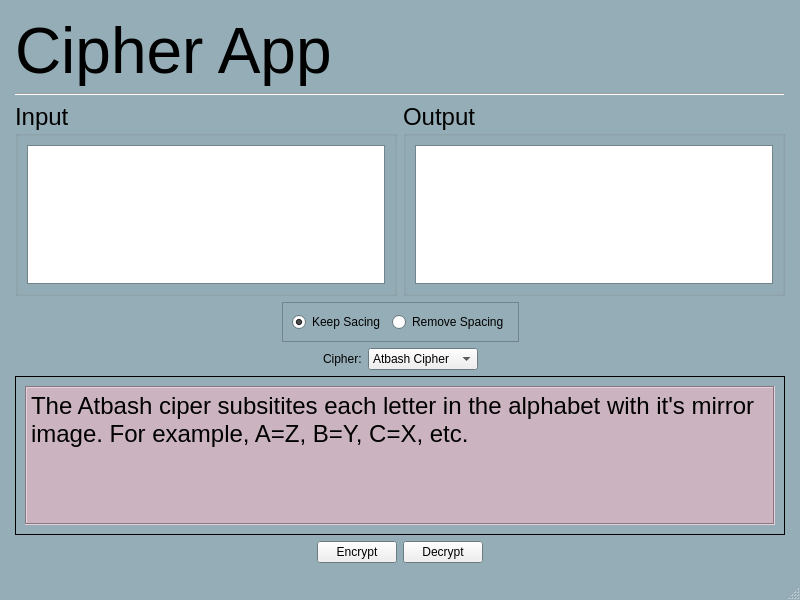
<?xml version="1.0" encoding="UTF-8"?>
<ui version="4.0">
 <class>MainWindow</class>
 <widget class="QMainWindow" name="MainWindow">
  <property name="geometry">
   <rect>
    <x>0</x>
    <y>0</y>
    <width>800</width>
    <height>600</height>
   </rect>
  </property>
  <property name="palette">
   <palette>
    <active>
     <colorrole role="Window">
      <brush brushstyle="SolidPattern">
       <color alpha="255">
        <red>149</red>
        <green>173</green>
        <blue>182</blue>
       </color>
      </brush>
     </colorrole>
    </active>
    <inactive>
     <colorrole role="Window">
      <brush brushstyle="SolidPattern">
       <color alpha="255">
        <red>149</red>
        <green>173</green>
        <blue>182</blue>
       </color>
      </brush>
     </colorrole>
    </inactive>
    <disabled>
     <colorrole role="Window">
      <brush brushstyle="SolidPattern">
       <color alpha="255">
        <red>149</red>
        <green>173</green>
        <blue>182</blue>
       </color>
      </brush>
     </colorrole>
    </disabled>
   </palette>
  </property>
  <property name="windowTitle">
   <string>MainWindow</string>
  </property>
  <widget class="QWidget" name="centralwidget">
   <layout class="QVBoxLayout" name="verticalLayout_3">
    <property name="leftMargin">
     <number>15</number>
    </property>
    <property name="topMargin">
     <number>15</number>
    </property>
    <property name="rightMargin">
     <number>15</number>
    </property>
    <property name="bottomMargin">
     <number>15</number>
    </property>
    <item>
     <widget class="QLabel" name="label_2">
      <property name="palette">
       <palette>
        <active>
         <colorrole role="Text">
          <brush brushstyle="SolidPattern">
           <color alpha="255">
            <red>255</red>
            <green>255</green>
            <blue>255</blue>
           </color>
          </brush>
         </colorrole>
        </active>
        <inactive>
         <colorrole role="Text">
          <brush brushstyle="SolidPattern">
           <color alpha="255">
            <red>255</red>
            <green>255</green>
            <blue>255</blue>
           </color>
          </brush>
         </colorrole>
        </inactive>
        <disabled>
         <colorrole role="Text">
          <brush brushstyle="SolidPattern">
           <color alpha="255">
            <red>127</red>
            <green>127</green>
            <blue>127</blue>
           </color>
          </brush>
         </colorrole>
        </disabled>
       </palette>
      </property>
      <property name="font">
       <font>
        <pointsize>48</pointsize>
       </font>
      </property>
      <property name="text">
       <string>Cipher App </string>
      </property>
     </widget>
    </item>
    <item>
     <widget class="Line" name="line">
      <property name="orientation">
       <enum>Qt::Horizontal</enum>
      </property>
     </widget>
    </item>
    <item>
     <layout class="QHBoxLayout" name="horizontalLayout">
      <item>
       <widget class="QGroupBox" name="groupBox">
        <property name="font">
         <font>
          <pointsize>18</pointsize>
         </font>
        </property>
        <property name="title">
         <string>Input</string>
        </property>
        <layout class="QVBoxLayout" name="verticalLayout">
         <item>
          <widget class="QPlainTextEdit" name="inputText">
           <property name="palette">
            <palette>
             <active>
              <colorrole role="WindowText">
               <brush brushstyle="SolidPattern">
                <color alpha="255">
                 <red>118</red>
                 <green>143</green>
                 <blue>173</blue>
                </color>
               </brush>
              </colorrole>
             </active>
             <inactive>
              <colorrole role="WindowText">
               <brush brushstyle="SolidPattern">
                <color alpha="255">
                 <red>118</red>
                 <green>143</green>
                 <blue>173</blue>
                </color>
               </brush>
              </colorrole>
             </inactive>
             <disabled>
              <colorrole role="WindowText">
               <brush brushstyle="SolidPattern">
                <color alpha="255">
                 <red>127</red>
                 <green>127</green>
                 <blue>127</blue>
                </color>
               </brush>
              </colorrole>
             </disabled>
            </palette>
           </property>
          </widget>
         </item>
        </layout>
       </widget>
      </item>
      <item>
       <widget class="QGroupBox" name="groupBox_2">
        <property name="font">
         <font>
          <pointsize>18</pointsize>
         </font>
        </property>
        <property name="title">
         <string>Output</string>
        </property>
        <layout class="QVBoxLayout" name="verticalLayout_2">
         <item>
          <widget class="QPlainTextEdit" name="outputText">
           <property name="readOnly">
            <bool>true</bool>
           </property>
          </widget>
         </item>
        </layout>
       </widget>
      </item>
     </layout>
    </item>
    <item>
     <layout class="QHBoxLayout" name="horizontalLayout_5">
      <item>
       <spacer name="horizontalSpacer_6">
        <property name="orientation">
         <enum>Qt::Horizontal</enum>
        </property>
        <property name="sizeHint" stdset="0">
         <size>
          <width>40</width>
          <height>20</height>
         </size>
        </property>
       </spacer>
      </item>
      <item>
       <widget class="QFrame" name="frame">
        <property name="frameShape">
         <enum>QFrame::StyledPanel</enum>
        </property>
        <property name="frameShadow">
         <enum>QFrame::Raised</enum>
        </property>
        <layout class="QHBoxLayout" name="horizontalLayout_4">
         <item>
          <widget class="QRadioButton" name="keepSpacingButton">
           <property name="text">
            <string>Keep Sacing</string>
           </property>
           <property name="checkable">
            <bool>true</bool>
           </property>
           <property name="checked">
            <bool>true</bool>
           </property>
           <property name="autoRepeat">
            <bool>false</bool>
           </property>
          </widget>
         </item>
         <item>
          <widget class="QRadioButton" name="removeSpacingButton">
           <property name="text">
            <string>Remove Spacing</string>
           </property>
           <property name="checked">
            <bool>false</bool>
           </property>
          </widget>
         </item>
        </layout>
       </widget>
      </item>
      <item>
       <spacer name="horizontalSpacer_5">
        <property name="orientation">
         <enum>Qt::Horizontal</enum>
        </property>
        <property name="sizeHint" stdset="0">
         <size>
          <width>40</width>
          <height>20</height>
         </size>
        </property>
       </spacer>
      </item>
     </layout>
    </item>
    <item>
     <layout class="QHBoxLayout" name="optionLayout">
      <item>
       <spacer name="horizontalSpacer_4">
        <property name="orientation">
         <enum>Qt::Horizontal</enum>
        </property>
        <property name="sizeHint" stdset="0">
         <size>
          <width>40</width>
          <height>20</height>
         </size>
        </property>
       </spacer>
      </item>
      <item>
       <widget class="QLabel" name="label">
        <property name="text">
         <string>Cipher:</string>
        </property>
       </widget>
      </item>
      <item>
       <widget class="QComboBox" name="cipherSelection">
        <property name="editable">
         <bool>false</bool>
        </property>
        <item>
         <property name="text">
          <string>Atbash Cipher</string>
         </property>
        </item>
        <item>
         <property name="text">
          <string>Caesar Cipher </string>
         </property>
        </item>
        <item>
         <property name="text">
          <string>Rail Fence</string>
         </property>
        </item>
       </widget>
      </item>
      <item>
       <spacer name="horizontalSpacer_3">
        <property name="orientation">
         <enum>Qt::Horizontal</enum>
        </property>
        <property name="sizeHint" stdset="0">
         <size>
          <width>40</width>
          <height>20</height>
         </size>
        </property>
       </spacer>
      </item>
     </layout>
    </item>
    <item>
     <widget class="QStackedWidget" name="optionsPage">
      <property name="palette">
       <palette>
        <active>
         <colorrole role="Base">
          <brush brushstyle="SolidPattern">
           <color alpha="255">
            <red>255</red>
            <green>255</green>
            <blue>255</blue>
           </color>
          </brush>
         </colorrole>
        </active>
        <inactive>
         <colorrole role="Base">
          <brush brushstyle="SolidPattern">
           <color alpha="255">
            <red>255</red>
            <green>255</green>
            <blue>255</blue>
           </color>
          </brush>
         </colorrole>
        </inactive>
        <disabled>
         <colorrole role="Base">
          <brush brushstyle="SolidPattern">
           <color alpha="255">
            <red>203</red>
            <green>179</green>
            <blue>191</blue>
           </color>
          </brush>
         </colorrole>
        </disabled>
       </palette>
      </property>
      <property name="frameShape">
       <enum>QFrame::Box</enum>
      </property>
      <property name="currentIndex">
       <number>0</number>
      </property>
      <widget class="QWidget" name="page">
       <layout class="QVBoxLayout" name="verticalLayout_4">
        <item>
         <layout class="QHBoxLayout" name="horizontalLayout_3">
          <item>
           <widget class="QTextBrowser" name="textBrowser">
            <property name="font">
             <font>
              <pointsize>18</pointsize>
             </font>
            </property>
            <property name="autoFillBackground">
             <bool>true</bool>
            </property>
            <property name="styleSheet">
             <string notr="true">background:rgb(203, 179, 191);</string>
            </property>
            <property name="frameShape">
             <enum>QFrame::Box</enum>
            </property>
            <property name="html">
             <string>&lt;!DOCTYPE HTML PUBLIC &quot;-//W3C//DTD HTML 4.0//EN&quot; &quot;http://www.w3.org/TR/REC-html40/strict.dtd&quot;&gt;
&lt;html&gt;&lt;head&gt;&lt;meta name=&quot;qrichtext&quot; content=&quot;1&quot; /&gt;&lt;style type=&quot;text/css&quot;&gt;
p, li { white-space: pre-wrap; }
&lt;/style&gt;&lt;/head&gt;&lt;body style=&quot; font-family:'.AppleSystemUIFont'; font-size:18pt; font-weight:400; font-style:normal;&quot;&gt;
&lt;p style=&quot; margin-top:0px; margin-bottom:0px; margin-left:0px; margin-right:0px; -qt-block-indent:0; text-indent:0px;&quot;&gt;The Atbash ciper subsitites each letter in the alphabet with it's mirror image. For example, A=Z, B=Y, C=X, etc.&lt;/p&gt;&lt;/body&gt;&lt;/html&gt;</string>
            </property>
           </widget>
          </item>
         </layout>
        </item>
        <item>
         <spacer name="verticalSpacer">
          <property name="orientation">
           <enum>Qt::Vertical</enum>
          </property>
          <property name="sizeHint" stdset="0">
           <size>
            <width>20</width>
            <height>0</height>
           </size>
          </property>
         </spacer>
        </item>
       </layout>
      </widget>
      <widget class="QWidget" name="page_2">
       <layout class="QHBoxLayout" name="horizontalLayout_7">
        <item>
         <widget class="QTextBrowser" name="textBrowser_2">
          <property name="font">
           <font>
            <pointsize>18</pointsize>
           </font>
          </property>
          <property name="autoFillBackground">
           <bool>true</bool>
          </property>
          <property name="styleSheet">
           <string notr="true">background:rgb(203, 179, 191);</string>
          </property>
          <property name="frameShape">
           <enum>QFrame::Box</enum>
          </property>
          <property name="html">
           <string>&lt;!DOCTYPE HTML PUBLIC &quot;-//W3C//DTD HTML 4.0//EN&quot; &quot;http://www.w3.org/TR/REC-html40/strict.dtd&quot;&gt;
&lt;html&gt;&lt;head&gt;&lt;meta name=&quot;qrichtext&quot; content=&quot;1&quot; /&gt;&lt;style type=&quot;text/css&quot;&gt;
p, li { white-space: pre-wrap; }
&lt;/style&gt;&lt;/head&gt;&lt;body style=&quot; font-family:'.AppleSystemUIFont'; font-size:18pt; font-weight:400; font-style:normal;&quot;&gt;
&lt;p style=&quot; margin-top:0px; margin-bottom:0px; margin-left:0px; margin-right:0px; -qt-block-indent:0; text-indent:0px;&quot;&gt;The Caesar Cipher substitutes the plaintext by shifting each letter by a specific offset. For example, if the offset is 3, A=D, B=E, C=F...X=A, Y=B, Z=C  &lt;/p&gt;&lt;/body&gt;&lt;/html&gt;</string>
          </property>
         </widget>
        </item>
        <item>
         <layout class="QHBoxLayout" name="horizontalLayout_6">
          <item>
           <widget class="QLabel" name="label_3">
            <property name="text">
             <string>Offset</string>
            </property>
           </widget>
          </item>
          <item>
           <widget class="QSpinBox" name="caesarOffset">
            <property name="maximum">
             <number>26</number>
            </property>
            <property name="value">
             <number>3</number>
            </property>
           </widget>
          </item>
         </layout>
        </item>
       </layout>
      </widget>
      <widget class="QWidget" name="page_3">
       <layout class="QHBoxLayout" name="horizontalLayout_9">
        <item>
         <widget class="QTextBrowser" name="textBrowser_3">
          <property name="font">
           <font>
            <pointsize>18</pointsize>
           </font>
          </property>
          <property name="autoFillBackground">
           <bool>true</bool>
          </property>
          <property name="styleSheet">
           <string notr="true">background:rgb(203, 179, 191);</string>
          </property>
          <property name="frameShape">
           <enum>QFrame::Box</enum>
          </property>
          <property name="html">
           <string>&lt;!DOCTYPE HTML PUBLIC &quot;-//W3C//DTD HTML 4.0//EN&quot; &quot;http://www.w3.org/TR/REC-html40/strict.dtd&quot;&gt;
&lt;html&gt;&lt;head&gt;&lt;meta name=&quot;qrichtext&quot; content=&quot;1&quot; /&gt;&lt;style type=&quot;text/css&quot;&gt;
p, li { white-space: pre-wrap; }
&lt;/style&gt;&lt;/head&gt;&lt;body style=&quot; font-family:'.AppleSystemUIFont'; font-size:18pt; font-weight:400; font-style:normal;&quot;&gt;
&lt;p style=&quot; margin-top:0px; margin-bottom:0px; margin-left:0px; margin-right:0px; -qt-block-indent:0; text-indent:0px;&quot;&gt;The Rail Fence Cipher is a transposition cipher that arranges the letters in a zig-zagging pattern&lt;/p&gt;&lt;/body&gt;&lt;/html&gt;</string>
          </property>
         </widget>
        </item>
        <item>
         <layout class="QHBoxLayout" name="horizontalLayout_8">
          <item>
           <widget class="QLabel" name="label_4">
            <property name="text">
             <string>Zig-Zag Depth</string>
            </property>
           </widget>
          </item>
          <item>
           <widget class="QSpinBox" name="railfenceDepth">
            <property name="maximum">
             <number>26</number>
            </property>
            <property name="value">
             <number>3</number>
            </property>
           </widget>
          </item>
         </layout>
        </item>
       </layout>
      </widget>
     </widget>
    </item>
    <item>
     <layout class="QHBoxLayout" name="horizontalLayout_2">
      <item>
       <spacer name="horizontalSpacer">
        <property name="orientation">
         <enum>Qt::Horizontal</enum>
        </property>
        <property name="sizeHint" stdset="0">
         <size>
          <width>40</width>
          <height>20</height>
         </size>
        </property>
       </spacer>
      </item>
      <item>
       <widget class="QPushButton" name="encryptButton">
        <property name="text">
         <string>Encrypt</string>
        </property>
       </widget>
      </item>
      <item>
       <widget class="QPushButton" name="decryptButton">
        <property name="text">
         <string>Decrypt</string>
        </property>
       </widget>
      </item>
      <item>
       <spacer name="horizontalSpacer_2">
        <property name="orientation">
         <enum>Qt::Horizontal</enum>
        </property>
        <property name="sizeHint" stdset="0">
         <size>
          <width>40</width>
          <height>20</height>
         </size>
        </property>
       </spacer>
      </item>
     </layout>
    </item>
   </layout>
  </widget>
  <widget class="QMenuBar" name="menubar">
   <property name="geometry">
    <rect>
     <x>0</x>
     <y>0</y>
     <width>800</width>
     <height>22</height>
    </rect>
   </property>
  </widget>
  <widget class="QStatusBar" name="statusbar"/>
 </widget>
 <resources/>
 <connections/>
</ui>
